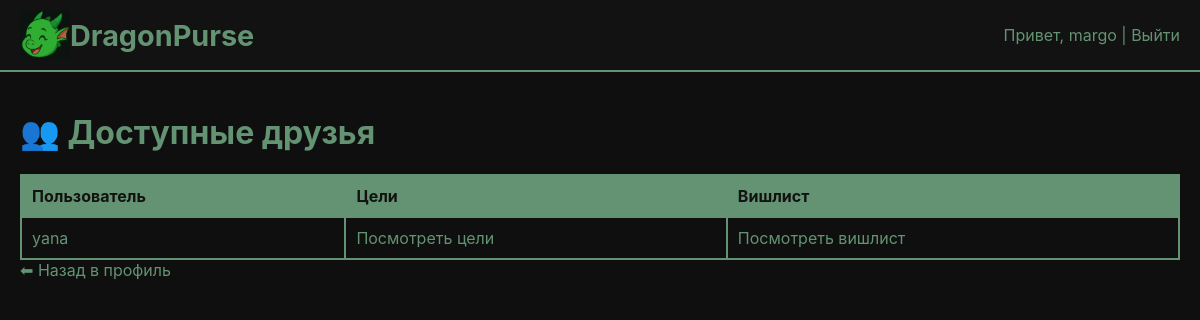
The app's page /shared/list/ (signed in) with its own data.
### accounts/models.py (models this page shows, shortened)
class SharedAccess(models.Model):
    owner = models.ForeignKey(User, on_delete=models.CASCADE, related_name='shared_accesses')
    shared_with = models.ForeignKey(User, on_delete=models.CASCADE, related_name='received_accesses')
    can_view_goals = models.BooleanField(default=True)
    can_view_wishlist = models.BooleanField(default=True)
    created_at = models.DateTimeField(auto_now_add=True)
    class Meta:
        unique_together = ('owner', 'shared_with')

### accounts/views.py (the view)
# urls.py: path('shared/list/', shared_users_list, name='shared_users_list'),
@login_required
def shared_users_list(request):
    accesses = SharedAccess.objects.filter(shared_with=request.user)
    return render(request, 'accounts/shared_users.html', {'accesses': accesses})

### accounts/templates/accounts/shared_users.html
{% extends "accounts/base.html" %}
{% block content %}
<h1>👥 Доступные друзья</h1>
{% if accesses %}
<table border="1" cellpadding="8" style="border-collapse:collapse;">
  <thead>
    <tr>
      <th>Пользователь</th>
      <th>Цели</th>
      <th>Вишлист</th>
    </tr>
  </thead>
  <tbody>
    {% for access in accesses %}
    <tr>
      <td>{{ access.owner.username }}</td>
      <td>
        {% if access.can_view_goals %}
          <a href="{% url 'friend_goals' access.owner.id %}">Посмотреть цели</a>
        {% else %}
          ❌ Нет доступа
        {% endif %}
      </td>
      <td>
        {% if access.can_view_wishlist %}
          <a href="{% url 'friend_wishlist' access.owner.id %}">Посмотреть вишлист</a>
        {% else %}
          ❌ Нет доступа
        {% endif %}
      </td>
    </tr>
    {% endfor %}
  </tbody>
</table>
{% else %}
<p>Никто пока не предоставил вам доступ 😔</p>
{% endif %}
<a href="{% url 'profile' %}">⬅ Назад в профиль</a>
{% endblock %}

### accounts/templates/accounts/base.html (shortened to what this page needs)
{% load static %}
<!DOCTYPE html>
<html lang="ru">
<head>
    <link rel="stylesheet" href="{% static 'accounts/css/main.css' %}">
</head>
<body>
    <header>
        <h1>
            <img src="{% static 'accounts/img/happy_dragon_head.png' %}" width="50" height="50" alt="Счастливый дракончик">
            <a href="{% url 'dashboard' %}">DragonPurse</a>
        </h1>
        <div>
            Привет, {{ user.username }} | <a href="{% url 'logout' %}">Выйти</a>
        </div>
    </header>
    <div class="container">
        {% block content %}{% endblock %}
    </div>
</body>
</html>

### accounts/static/accounts/css/main.css (style rules this page uses)
body { font-family: "Inter", sans-serif; background-color: #0f0f0f; color: #639372; margin: 0; padding: 0; }
a { color: #639372; text-decoration: none; }
h1, h2, h3 { color: #639372; }
.container { max-width: 1200px; margin: 0 auto; padding: 20px; }
header { background-color: #131212; border-bottom: 2px solid #639372; padding: 10px 20px; display: flex; align-items: center; justify-content: space-between; }
header h1 { margin: 0; font-size: 1.8em; display: flex; align-items: center; }
table { width: 100%; border-collapse: collapse; margin-top: 20px; }
th, td { border: 2px solid #639372; padding: 10px; text-align: left; }
th { background-color: #639372; color: #131212; }

### records on screen
SharedAccess: owner.username "yana", can_view_goals "Посмотреть цели", can_view_wishlist "Посмотреть вишлист"

### other values on screen
{{ user.username }} "margo"
